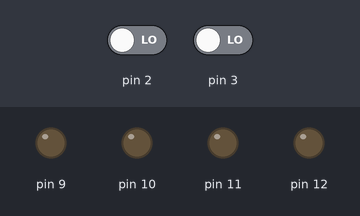
Recording of a sketch running on a simulated Arduino Uno, built with avr-gcc and run on an emulated ATmega328P. Parts: output pins drawn as LEDs (lit = HIGH). The inputs (shaded band) are chosen by the test bench; at power-on: pin 2 LOW, pin 3 LOW.

Above: at 1.2 s.
1.3 s: pin 2 driven HIGH
At 2.4 s:
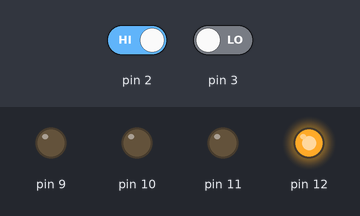
2.8 s: pin 3 driven HIGH
At 3.5 s:
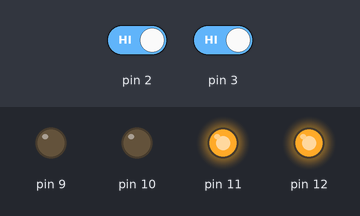
4.3 s: pin 2 driven LOW
At 4.7 s:
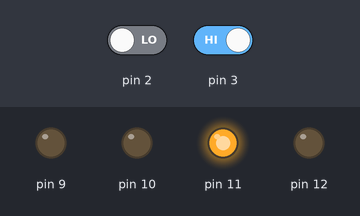
5.8 s: pin 3 driven LOW
At 7.0 s:
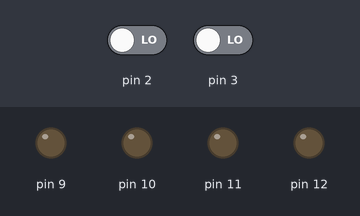
Timing chart, 0 to 8.3 s (numbered marks = the images above; inputs shaded):
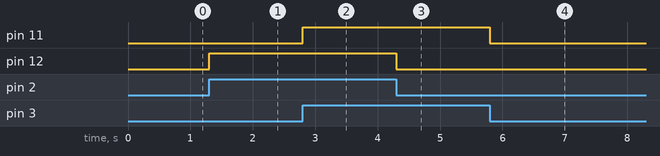

Measured:
- after the input at 1.3 s, pin 12: LOW → HIGH at once
- after the input at 2.8 s, pin 11: LOW → HIGH at once
- after the input at 4.3 s, pin 12: HIGH → LOW at once
- after the input at 5.8 s, pin 11: HIGH → LOW at once

The sketch:

musicplayer.ino
```cpp
void setup() {Serial.begin(9600);

pinMode(9,OUTPUT);
pinMode(10,OUTPUT);
pinMode(11,OUTPUT);
pinMode(12,OUTPUT);
pinMode(0,INPUT);
pinMode(1,INPUT);
pinMode(2,INPUT);
pinMode(3,INPUT);

  // put your setup code here, to run once:

}

void loop() {
  int a=digitalRead(0);
  int b=digitalRead(1);int c=digitalRead(3);
  int d=digitalRead(2);
  if (a==HIGH)
  {
    digitalWrite(10,HIGH);
    Serial.print("a=");
     Serial.print(a);
  }
  else
  {
     digitalWrite(10,LOW);
  }
   if (b==HIGH)
  {
    digitalWrite(9,HIGH);

  }
  else
  {
     digitalWrite(9,LOW);
  }
   if (c==HIGH)
  {
    digitalWrite(11,HIGH);

  }
  else
  {
     digitalWrite(11,LOW);
  }
   if (d==HIGH)
  {
    digitalWrite(12,HIGH);

  }
  else
  {
     digitalWrite(12,LOW);
  }


  // put your main code here, to run repeatedly:

}
```
